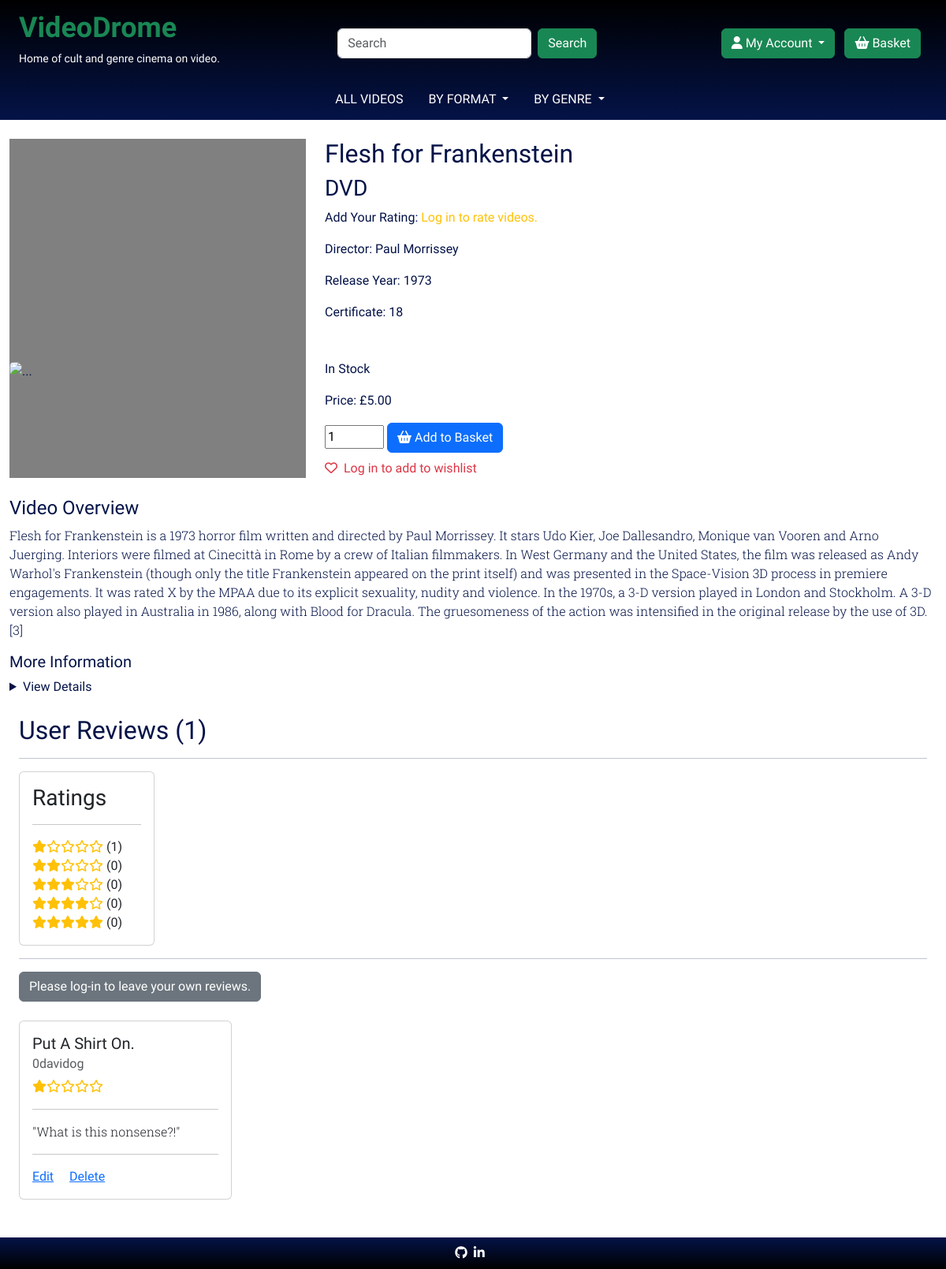
The page /videos/flesh-for-frankenstein-dvd on the database its author committed.
### videos/models.py (models this page shows, shortened)
class Video(models.Model):
    CERTIFICATE_CHOICES=[
        ("Not Rated", "Not Rated"),
        ("U", "U"),
        ("PG", "PG"),
        ("12", "12"),
        ("15", "15"),
        ("18", "18"),
    ]
    FORMAT_CHOICES=[
        ("DVD", "DVD"),
        ("Blu-Ray", "Blu-Ray"),
        ("UHD", "UHD"),
        ("Dual Format: Blu-Ray and DVD", "Dual Format: Blu-Ray and DVD"),
        ("Dual Format: UHD and Blu-Ray", "Dual Format: UHD and Blu-Ray"),
    ]
    title = models.CharField(max_length=250, unique=True)
    slug = models.SlugField(max_length=250, editable=True)
    director = models.CharField(max_length=250, null=True)
    certificate = models.CharField(choices=CERTIFICATE_CHOICES, max_length=250, default="Not Rated", null=False)
    format = models.CharField(choices=FORMAT_CHOICES, max_length=250, default="DVD", null=False)
    discs = models.IntegerField(default=1, null=False)
    price = models.DecimalField(default=0.0, null=False, max_digits=4, decimal_places=2)
    stock = models.IntegerField(default=0, null=False)
    cover = models.ImageField(null=True, blank=True)
    cover_url = models.URLField(max_length=1024, null=True, blank=True)
    overview = models.TextField(blank=True)
    release_year = models.DecimalField(max_digits=4, decimal_places=0, blank=True)
    aspect_ratio = models.CharField(max_length=250, blank=True)
    feature_length = models.CharField(max_length=250, blank=True)
    added = models.DateTimeField(auto_now_add=True)
    on_sale = models.BooleanField(default=False)
    sku = models.CharField(max_length=254, null=True, blank=True)
    languages = models.ManyToManyField(Language, blank=True)
    subtitles = models.ManyToManyField(Subtitle, blank=True)
    region = models.ManyToManyField(Region, blank=True)
    genre = models.ManyToManyField(Genre, blank=True)
    wishlist = models.ManyToManyField(
        User,
        related_name='wishlist',
        blank=True
    )
    rating = models.IntegerField(blank=True, null=True)
    def in_stock(self):
        if self.stock > 0:
            return "In Stock"
        else:
            return "Out Of Stock"

class UserReview(models.Model):
    video = models.ForeignKey(
    Video,
    on_delete=models.CASCADE,
    related_name="reviews"
    )
    title = models.CharField(max_length=250, blank=True)
    content = models.TextField()
    author = models.ForeignKey(
        User,
        on_delete=models.CASCADE,
        related_name="reviewer"
    )
    approved = models.BooleanField(default=False)
    created_on = models.DateTimeField(auto_now_add=True)
    updated_on = models.DateTimeField(auto_now=True)

### videos/views.py (the view, shortened to what this page needs)
# urls.py: path('<slug>', views.video_detail, name='video_detail'),
def video_detail(request, slug):
    video = get_object_or_404(Video, slug=slug)
    languages = Language.objects.filter(video=video)
    subtitles = Subtitle.objects.filter(video=video)
    wishlisted = False
    user_rating = None
    user_reviews = None
    review_rating = 0
    review_count = 0
    one_star_ratings = 0
    two_star_ratings = 0
    three_star_ratings = 0
    four_star_ratings = 0
    five_star_ratings = 0
    if UserReview.objects.filter(video=video).exists():
        user_reviews = UserReview.objects.filter(video=video)
        review_count = UserReview.objects.filter(video=video).count()
        for review in user_reviews:
            if UserRating.objects.filter(user=review.author, video=video).exists():
                review_rating = get_object_or_404(UserRating.objects.filter(user=review.author, video=video))
            else:
                review_rating = 0
    else:
        user_reviews = None
    one_star_ratings = UserRating.objects.filter(video=video, rating=1).count()
    two_star_ratings = UserRating.objects.filter(video=video, rating=2).count()
    three_star_ratings = UserRating.objects.filter(video=video, rating=3).count()
    four_star_ratings = UserRating.objects.filter(video=video, rating=4).count()
    five_star_ratings = UserRating.objects.filter(video=video, rating=5).count()
    context = {
        'video': video,
        'languages': languages,
        'subtitles': subtitles,
        'wishlisted': wishlisted,
        'user_rating': user_rating,
        'user_reviews': user_reviews,
        'review_rating': review_rating,
        'review_count': review_count,
        'one_star_ratings': one_star_ratings,
        'two_star_ratings': two_star_ratings,
        'three_star_ratings': three_star_ratings,
        'four_star_ratings': four_star_ratings,
        'five_star_ratings': five_star_ratings,
    }
    return render(request, 'videos/video_detail.html', context)

### basket/contexts.py (called while the page is built, shortened)
def in_basket(request):
    basket_items = []
    total_basket_cost = 0
    all_item_count = 0
    basket = request.session.get('basket', {})
    context = {
        'basket_items': basket_items,
        'total_basket_cost': total_basket_cost,
        'all_item_count': all_item_count,
    } # Add basket list, total cost of the basket and count of all items in basket to context.
    return context # Make context available to entire app though conxent processor in settings

### videos/contexts.py (called while the page is built)
def genre_list(request):
    genre_list = Genre.objects.all()
    context = {
        'genre_list': genre_list,
    }
    return context

### videos/models.py (called while the page is built)
    def __str__(self):
        return self.language

### videos/templates/videos/video_detail.html (shortened to what this page needs)
{% extends "base.html" %}
{% load static %}
{% block content %}
<div class="container-fluid">
    <div class="row mb-4">
        <div class="col-4">
            <div class="image-container"><img src="..." class="img-fluid rounded-start" alt="..."></div>
        </div>
        <div class="col-8">
            <h2>{{ video.title }}</h2>
            <h3>{{ video.format }}</h3>
            <p>
                {% include 'includes/stars.html' %}
            </p>
            <p>Director: {{ video.director }}</p>
            <p>Release Year: {{ video.release_year }}</p>
            <p>Certificate: {{ video.certificate }}</p>
            <p class="mt-5">{{ video.in_stock }}</p>
            <p>Price: £{{ video.price}}</p>
            <form class="form" action="{% url 'add_to_basket' video.id %}" method="POST">
                <input class="qty" type="number" name="quantity" value="1" min="1" max="99" data-video_id="{{ video.id }}">
                <button type="submit" class="btn btn-primary me-2 btn-basket" {% if not video.in_stock %} disabled {% endif %}>
                    <i class="fa-solid fa-basket-shopping"></i>&nbsp;Add to Basket
                </button>
            </form>
            <div class="mt-2">
                {% if user.is_authenticated %}
                {% if wishlisted %}
                <span><a href="{% url 'wishlist_video' video.slug %}" class="wishlist-link"><i class="fa-solid fa-heart me-2"></i>In Wishlist</a></span>
                {% else %}
                <span><a href="{% url 'wishlist_video' video.slug %}" class="wishlist-link"><i class="fa-regular fa-heart me-2"></i>Add to Wishlist</a></span>
                {% endif %}
                {% else %}
                <span class="wishlist-link"><i class="fa-regular fa-heart me-2"></i>Log in to add to wishlist</span>
                {% endif %}
            </div>
        </div>
    </div>
    <div class="row">
        <div class="col mb-4">
            <h4>Video Overview</h4>
            <p class="copy-font">{{ video.overview }}</p>
            <h5>More Information</h5>
            <details>
                <summary>View Details</summary>
            </details>
        </div>
    </div>
    {% include 'includes/reviews.html' %}
</div>
{% endblock %}

### templates/base.html (shortened to what this page needs)
{% load static %}
<!doctype html>
<html lang="en">
  <head>
    {% block bootstrap_css %}
    <link href="https://cdn.jsdelivr.net/npm/bootstrap@5.3.3/dist/css/bootstrap.min.css" rel="stylesheet">
    {% endblock %}
    {% block static_css %}
    <link rel="stylesheet" href="{% static 'css/style.css' %}">
    {% endblock %}
  </head>
  <body class="d-flex flex-column h-100"
  {% if is_index %} style="background-image: url('static/images/IMG_0223.JPG');" {% endif %}>
    {% include 'includes/nav-desktop.html' %}
    <div class="content-block">
      <div class="mt-4">
        {% block content %}
        {% endblock content %}
      </div>
    </div>
    <footer class="mt-auto">
      <nav class="navbar navbar-expand-lg">
        <div class="container-fluid">
          <div class="mx-auto">
            <ul class="navbar-nav">
              <li class="nav-item me-2">
                <a class="nav-link-white" aria-current="page" href="https://github.com/0davidog" target="_blank" rel="noopener"
                aria-label="Check out my work on Github (opens in new tab)"><i class="fa-brands fa-github"></i></a>
              </li>
              <li class="nav-item me-2">
                <a class="nav-link-white" aria-current="page" href="https://www.linkedin.com/in/davidcharlesogara/" target="_blank" rel="noopener"
                aria-label="Check out my profile on Linkedin (opens in new tab)"><i class="fa-brands fa-linkedin-in"></i></a>
              </li>
            </ul>
          </div>
        </div>
      </nav>
    </footer>
  </body>
</html>

### templates/includes/nav-desktop.html (shortened to what this page needs)
<header class="container-fluid fixed-top d-none d-xl-block">
    <nav class="navbar" id="nav-main">
      <div class="container-fluid">
        <div class="">
          <a class="navbar-brand orbitron-title text-success" href="{% url 'home' %}">VideoDrome</a>
          <p class="d-none d-xl-block"><small>Home of cult and genre cinema on video.</small></p>
        </div>
        <div class="d-none d-xl-inline">
          <form class="dropdown-item d-flex" role="search" method="GET" action="{% url 'videos' %}">
            <input class="form-control me-2" type="search" placeholder="Search" aria-label="Search" name="s-q">
            <button class="btn btn-success" type="submit">Search</button>
          </form>
        </div>
        <div class="">
          <div class="dropdown nav-item d-none d-xl-inline">
            <button class="btn btn-success dropdown-toggle ms-2 me-2" type="button" data-bs-toggle="dropdown" aria-expanded="false">
              <i class="fa-solid fa-user"></i>&nbsp;My Account
            </button>
          </div>
          <div class="nav-item d-none d-xl-inline">
            <a class="btn btn-success me-2" aria-current="page" href="{% url 'view_basket' %}">
                <i class="fa-solid fa-basket-shopping"></i>&nbsp;Basket
            </a>
          </div>
        </div>
      </div>
    </nav>
    <nav class="navbar navbar-expand-lg" id="nav-add">
      <div class="mx-auto">
      <ul class="navbar-nav">
        <li class="nav-item">
          <a class="btn btn-drop me-2" aria-current="page" href="{% url 'videos' %}">ALL VIDEOS</a>
        </li>
        <li class="nav-item">
          <div class="dropdown">
            <a class="btn btn-drop dropdown-toggle me-2" type="button" data-bs-toggle="dropdown" aria-expanded="false">
              BY FORMAT
            </a>
          </div>
        </li>
        <li class="nav-item">
          <div class="dropdown">
            <a class="btn btn-drop dropdown-toggle me-2" type="button" data-bs-toggle="dropdown" aria-expanded="false">
              BY GENRE
            </a>
            </div>
        </li>
      </ul>
      </div>
    </nav>
</header>

### videos/templates/includes/stars.html
{% if user.is_authenticated %}
{% if user_rating %}
Your Rating:&nbsp;
{% else %}
Add Your Rating:&nbsp;
{% endif %}
<a href="{% url 'rate_video' video.slug 1 %}" class="rating-link"><i class="fa-regular fa-star" id="star-1"></i></a>
<a href="{% url 'rate_video' video.slug 2 %}" class="rating-link"><i class="fa-regular fa-star" id="star-2"></i></a>
<a href="{% url 'rate_video' video.slug 3 %}" class="rating-link"><i class="fa-regular fa-star" id="star-3"></i></a>
<a href="{% url 'rate_video' video.slug 4 %}" class="rating-link"><i class="fa-regular fa-star" id="star-4"></i></a>
<a href="{% url 'rate_video' video.slug 5 %}" class="rating-link"><i class="fa-regular fa-star" id="star-5"></i></a>
{% else %}
Add Your Rating: <span class="text-warning">Log in to rate videos.</span>
{% endif %}

### videos/templates/includes/reviews.html (shortened to what this page needs)
<div class="container-fluid mb-5">
    <div class="row">
        <div class="col">
            <h2 class="mb-">User Reviews ({{ review_count }})</h2>
            <hr>
        </div>
    </div>
    <div class="row mb-2">
        <div class="col-2">
            <div class="card">
                <div class="card-body">
                    <h3 class="card-title">Ratings</h3>
                    <hr>
                    <p class="card-text" id=>
                        <span class="star-rating" data-rating="1"></span>&nbsp;<span>({{ one_star_ratings }})</span><br>
                        <span class="star-rating" data-rating="2"></span>&nbsp;<span>({{ two_star_ratings }})</span><br>
                        <span class="star-rating" data-rating="3"></span>&nbsp;<span>({{ three_star_ratings }})</span><br>
                        <span class="star-rating" data-rating="4"></span>&nbsp;<span>({{ four_star_ratings }})</span><br>
                        <span class="star-rating" data-rating="5"></span>&nbsp;<span>({{ five_star_ratings }})</span>
                    </p>
                </div>
            </div>
        </div>
    </div>
    <hr>
    <div class="row">
        <div class="mb-4">
            {% if user.is_authenticated %}
            <a class="btn btn-success" href="{% url 'create_review' video.slug %}">
                Leave your review on {{ video.title }}
            </a>
            {% else %}
            <a class="btn btn-secondary" href="{% url 'account_login' %}">
                Please log-in to leave your own reviews.
            </a>
            {% endif %}
        </div>
        {% if user_reviews %}
        {% for review in user_reviews %}
        <div class="col-3">
            <div class="card">
            <div class="card-body">
              <h5 class="card-title">{{ review.title }}</h5>
              <h6 class="card-subtitle mb-2 text-muted">{{ review.author }}</h6>
              <span class="star-rating" data-rating="{{ review_rating.rating }}"></span>
              <hr>
              <p class="card-text copy-font">"{{ review.content }}"</p>
              <hr>
              <a href="{% url 'update_review' video.slug review.id %}" class="card-link">Edit</a>
              <a href="#" class="card-link">Delete</a>
            </div>
          </div>
        </div>
        {% endfor %}
        {% else %}
        <div class="col"><h2>No Reviews</h2></div>
        {% endif %}
    </div>
</div>

### static/css/style.css (style rules this page uses)
body { min-height: 100vh; background-color: #ffffff; color: #041348; font-family: "Orbitron", sans-serif; font-optical-sizing: auto; font-weight: 400; font-style: normal; font-size: 1rem; background-repeat: no-repeat; background-attachment: fixed; background-position: center; background-size: cover; }
.copy-font { font-family: "Roboto Slab", sans-serif; font-optical-sizing: auto; font-weight: 300; font-style: normal; font-size: 1rem; }
header { color:#ffffff; background-color: #041348; background-image: linear-gradient(to bottom, #000000, #041348); }
footer { color: #ffffff; background-color: #041348; background-image: linear-gradient(to top, #000000, #041348); }
.btn-drop { color:#ffffff; border: none; }
.orbitron-title { font-weight: 900; }
#nav-main { height: 54px; }
.content-block { margin-top: 54px; min-height: 50vh; }
.nav-link-white { color: #ffffff; }
.wishlist-link { color:#dc3545; }
.image-container { padding-top: 75%; background-color: grey; }
.qty { width: 75px !important; }
@media (min-width: 768px) { .image-container { height: 100%; } }
@media (min-width: 1200px) { .orbitron-title { font-size: 2.25rem;; } }
@media (min-width: 1200px) { #nav-main { height: 100px; } }
@media (min-width: 1200px) { #nav-add { height: 52px; } }
@media (min-width: 1200px) { .content-block { margin-top: 152px; } }

### rows shown on the page
Video: title "Flesh for Frankenstein", format "DVD", director "Paul Morrissey", release_year "1973", certificate "18", in_stock "In Stock", price "5.00", quantity "1", overview "Flesh for Frankenstein is a 1973 horror film written and directed by Paul Morrissey. It stars Udo Kier, Joe Dallesandro, Monique van Vooren and Arno Juerging. Interiors were filmed at Cinecittà in Rome by a crew of Italian filmmakers. In West Germany and the United States, the film was released as Andy Warhol's Frankenstein (though only the title Frankenstein appeared on the print itself) and was presented in the Space-Vision 3D process in premiere engagements. It was rated X by the MPAA due to its explicit sexuality, nudity and violence. In the 1970s, a 3-D version played in London and Stockholm. A 3-D version also played in Australia in 1986, along with Blood for Dracula. The gruesomeness…"
UserReview: title "Put A Shirt On.", author "0davidog", content "What is this nonsense?!"

### other values the page prints
{{ review_count }} "1"
{{ one_star_ratings }} "1"
{{ two_star_ratings }} "0"
{{ three_star_ratings }} "0"
{{ four_star_ratings }} "0"
{{ five_star_ratings }} "0"
